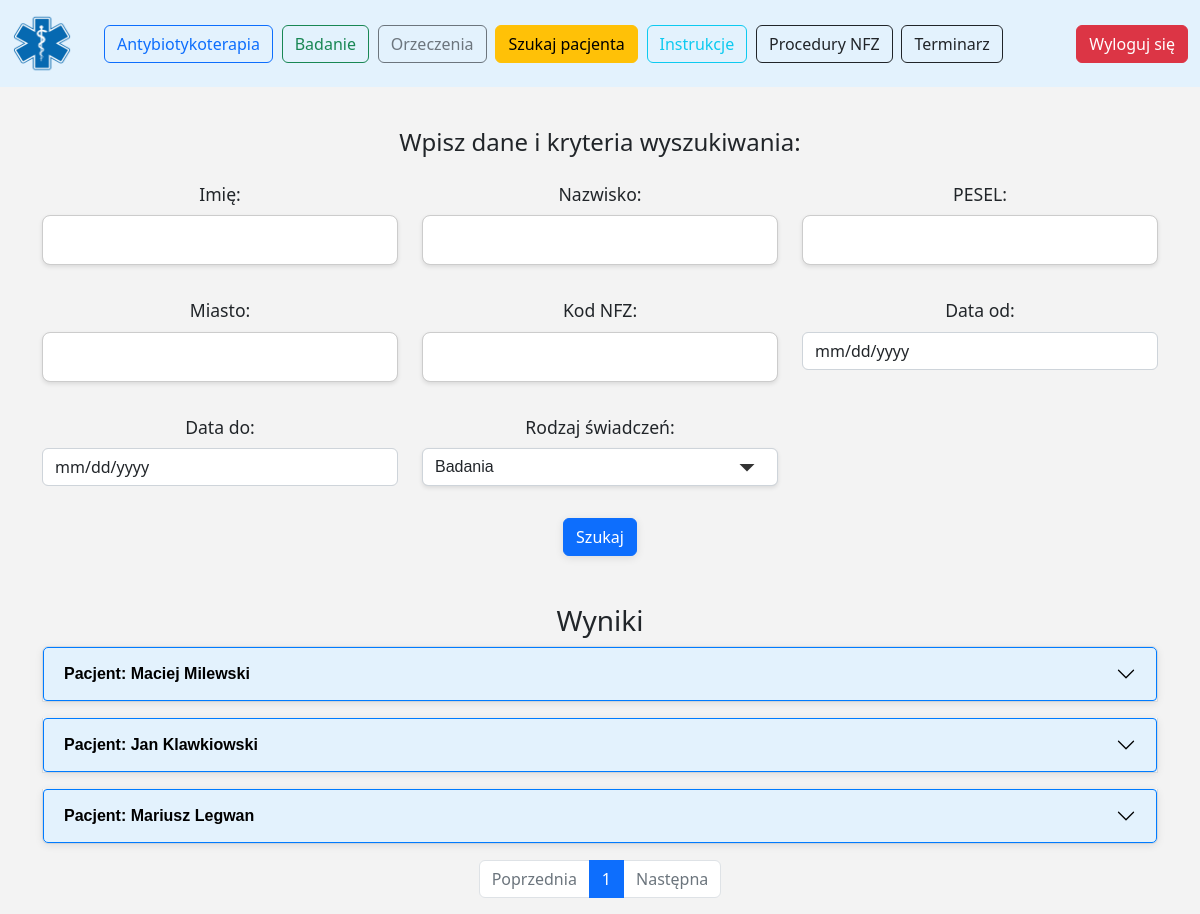
Screenshot of /patient (signed in) with the database file from the repository.
### app/models.py (models this page shows)
class Patient(db.Model):
    __tablename__ = 'patient'
    id = db.Column(db.Integer, primary_key=True)
    first_name = db.Column(db.String(50), nullable=False)
    surname = db.Column(db.String(50), nullable=False)
    pesel = db.Column(db.String(11), unique=True, nullable=False)
    gender = db.Column(db.String(10), nullable=False)
    state = db.Column(db.String(50))
    city = db.Column(db.String(50))
    street = db.Column(db.String(50))
    apartment_number = db.Column(db.String(10))
    visits = db.relationship('Visit', backref='patient', lazy='select')
    audiograms = db.relationship('Audiogram', backref='patient', lazy='select')
    certificates = db.relationship('MedicalCertificate', backref='patient', lazy=True)

### app/routes/patient.py (the view)
@patient_bp.route('/patient', methods=['GET', 'POST'])
@login_required
def patient_main():
    try:
        current_page = int(request.args.get('page', 1))
        visit_page = int(request.args.get('visit_page', 1))
        certificate_page = int(request.args.get('certificate_page', 1))
        search_mode = request.form.get('search_mode', 'visit')
        if request.args.get('search_mode'):
            search_mode = request.args.get('search_mode')
        filters = []
        joins_required = False
        search_what_prefix = ""
        first_name = request.form.get('first_name')
        surname = request.form.get('surname')
        pesel = request.form.get('pesel')
        city = request.form.get('city')
        start_date = request.form.get('start_date')
        end_date = request.form.get('end_date')
        if first_name:
            filters.append(Patient.first_name.ilike(f"%{first_name}%"))
            search_what_prefix += f"{first_name} "
        if surname:
            filters.append(Patient.surname.ilike(f"%{surname}%"))
            search_what_prefix += f"{surname} "
        if pesel:
            filters.append(Patient.pesel == pesel)
            search_what_prefix += f"{pesel} "
        if city:
            filters.append(Patient.city.ilike(f"%{city}%"))
            search_what_prefix += f"{city} "
        if start_date and end_date:
            filters.append(Visit.examination_date.between(start_date, end_date))
            search_what_prefix += f"{start_date} - {end_date} "
            joins_required = True
        visit_query = (
            db.session.query(Patient.id)
            .join(Visit, Visit.patient_id == Patient.id)  # Jawne łączenie
            .filter(Visit.user_id == current_user.id, Visit.is_active == True)
        )
        certificate_query = (
            db.session.query(Patient.id)
            .join(MedicalCertificate, MedicalCertificate.patient_id == Patient.id)  # Jawne łączenie
            .filter(MedicalCertificate.user_id == current_user.id, MedicalCertificate.is_active == True)
        )
        patient_ids = visit_query.union(certificate_query).subquery()
        query = db.session.query(Patient).filter(Patient.id.in_(db.session.query(patient_ids)))
        if filters:
            query = query.filter(*filters)
        total_patients = query.count()
        total_pages = ceil(total_patients / ITEMS_PER_PAGE)
        patients = (
            query.offset((current_page - 1) * ITEMS_PER_PAGE)
            .limit(ITEMS_PER_PAGE)
            .all()
        )
        for patient in patients:
            visit_query = (
                db.session.query(Visit)
                .outerjoin(Audiogram, Audiogram.visit_id == Visit.id)  # Audiogramy
                .filter(Visit.patient_id == patient.id, Visit.is_active == True)
                .options(db.contains_eager(Visit.audiograms))
            )
            total_visits = visit_query.count()
            visit_total_pages = ceil(total_visits / VISITS_PER_PAGE)
            visits = visit_query.offset((visit_page - 1) * VISITS_PER_PAGE).limit(VISITS_PER_PAGE).all()
            for visit in visits:
                visit.audiogram_data = (
                    db.session.query(Audiogram).filter_by(visit_id=visit.id).first()
                )
            patient.limited_visits = visits
            patient.visit_current_page = visit_page
            patient.visit_total_pages = visit_total_pages
            patient.visit_has_prev = visit_page > 1
            patient.visit_has_next = visit_page < visit_total_pages
            certificate_query = (
                db.session.query(MedicalCertificate)
                .filter_by(patient_id=patient.id, is_active=True)
            )
            total_certificates = certificate_query.count()
            certificate_total_pages = ceil(total_certificates / CERTIFICATES_PER_PAGE)
            patient.limited_medical_certificates = certificate_query.offset(
                (certificate_page - 1) * CERTIFICATES_PER_PAGE
            ).limit(CERTIFICATES_PER_PAGE).all()
            patient.certificate_current_page = certificate_page
            patient.certificate_total_pages = certificate_total_pages
            patient.certificate_has_prev = certificate_page > 1
            patient.certificate_has_next = certificate_page < certificate_total_pages
        return render_template(
            'patient.html',
            current_user=current_user.login,
            results=patients,
            current_page=current_page,
            total_pages=total_pages,
            has_prev=current_page > 1,
            has_next=current_page < total_pages,
            search_mode=search_mode,
            typ_badan_dict=typ_badan,
            search_what=search_what_prefix.strip(),
        )
    except Exception as e:
        logging.error(f"Error in patient_main: {e}")
        return abort(500)

### app/templates/patient.html (shortened to what this page needs)
<!DOCTYPE html>
<html lang="pl">
<head>
    <link rel="stylesheet" href="{{ url_for('static', filename='css/bootstrap.min.css') }}">
    <link rel="stylesheet" href="{{ url_for('static', filename='css/patient.css') }}">
    <link href="https://cdn.jsdelivr.net/npm/bootstrap-icons/font/bootstrap-icons.css" rel="stylesheet">
</head>
<body>
<div class="container-fluid">
    <div class="col-12 text-center">
        <div class="container col-12">
            <div class="row">
                <nav class="navbar fixed-top navbar-expand-lg navbar-light" style="background-color: #e3f2fd;">
                    <div class="container-fluid">
                        <a class="navbar-brand" href="#">
                            <img src="{{ url_for('static', filename='img/logo.png') }}" alt="" width="60" height="60"
                                 class="d-inline-block align-text-top">
                        </a>
                        <div class="collapse navbar-collapse" id="navbarSupportedContent">
                            <ul class="navbar-nav me-auto mb-2 mb-lg-0">
                                <li class="nav-item">
                                    <a class="btn btn-outline-primary" type="button"
                                       href="{{ url_for('antibiotic.antibiotic_main') }}">Antybiotykoterapia</a>
                                </li>
                                <li class="nav-item">
                                    <a class="btn btn-outline-success" type="button"
                                       href="{{ url_for('visit.main_form') }}">Badanie</a>
                                </li>
                                <li class="nav-item">
                                    <a class="btn btn-outline-secondary" type="button"
                                       href="{{ url_for('medical_certificate.medical_certificate_main') }}">Orzeczenia</a>
                                </li>
                                <li class="nav-item">
                                    <a class="btn btn-warning" type="button"
                                       href="{{ url_for('patient.patient_main') }}">Szukaj
                                        pacjenta</a>
                                </li>
                                <li class="nav-item">
                                    <a class="btn btn-outline-info" type="button"
                                       href="{{ url_for('instruction.instruction_main') }}">Instrukcje</a>
                                </li>
                                <li class="nav-item">
                                    <a class="btn btn-outline-dark" type="button"
                                       href="{{ url_for('procedure.procedure_main') }}">Procedury
                                        NFZ</a>
                                </li>
                                <li class="nav-item">
                                    <a class="btn btn-outline-dark" type="button"
                                       href="{{ url_for('schedule.schedule_main') }}">Terminarz</a>
                                </li>
                            </ul>
                            <a class="btn btn-danger" type="button" href="{{ url_for('auth.logout') }}">Wyloguj się</a>
                        </div>
                    </div>
                </nav>
            </div>
        </div>
        <div class="container mt-5 pt-5">
            <h4 class="mb-4">Wpisz dane i kryteria wyszukiwania:</h4>
            <form method="POST" action="{{ url_for('patient.patient_main') }}">
                <div class="row mb-3">
                    <div class="col-md-4">
                        <label for="first_name" class="form-label">Imię:</label>
                        <input type="text" class="form-control" id="first_name" name="first_name">
                    </div>
                    <div class="col-md-4">
                        <label for="surname" class="form-label">Nazwisko:</label>
                        <input type="text" class="form-control" id="surname" name="surname">
                    </div>
                    <div class="col-md-4">
                        <label for="pesel" class="form-label">PESEL:</label>
                        <input type="text" class="form-control" id="pesel" name="pesel">
                    </div>
                </div>
                <div class="row mb-3">
                    <div class="col-md-4">
                        <label for="city" class="form-label">Miasto:</label>
                        <input type="text" class="form-control" id="city" name="city">
                    </div>
                    <div class="col-md-4">
                        <label for="nfz_info" class="form-label">Kod NFZ:</label>
                        <input type="text" class="form-control" id="nfz_info" name="nfz_info">
                    </div>
                    <div class="col-md-4">
                        <label for="start_date" class="form-label">Data od:</label>
                        <input type="date" class="form-control" id="start_date" name="start_date">
                    </div>
                </div>
                <div class="row mb-3">
                    <div class="col-md-4">
                        <label for="end_date" class="form-label">Data do:</label>
                        <input type="date" class="form-control" id="end_date" name="end_date">
                    </div>
                    <div class="col-md-4">
                        <label for="search_mode" class="form-label">Rodzaj świadczeń:</label>
                        <select class="form-control" id="search_mode" name="search_mode">
                            <option value="visit" selected>Badania</option>
                        </select>
                    </div>
                </div>
                <button type="submit" class="btn btn-primary">Szukaj</button>
            </form>
            {% if results is not none %}
                {% if results %}
                    <h3 class="mt-5">Wyniki</h3>
                    <div id="results-pagination">
                        <div class="accordion" id="patientsAccordion">
                            {% for patient in results %}
                                <div class="accordion-item">
                                    <h2 class="accordion-header" id="heading{{ loop.index }}">
                                        <button class="accordion-button collapsed" type="button"
                                                data-bs-toggle="collapse"
                                                data-bs-target="#collapse{{ loop.index }}" aria-expanded="false"
                                                aria-controls="collapse{{ loop.index }}">
                                            Pacjent: {{ patient.first_name }} {{ patient.surname }}
                                        </button>
                                    </h2>
                                </div>
                            {% endfor %}
                        </div>
                    </div>
                {% else %}
                    <p class="mt-5">Brak wyników wyszukiwania dla '{{ search_what }}'</p>
                {% endif %}
            {% endif %}
            <nav aria-label="Page navigation">
                <ul class="pagination justify-content-center">
                    <li class="page-item {% if not has_prev %}disabled{% endif %}">
                        <a class="page-link"
                           href="{{ url_for('patient.patient_main', page=current_page - 1) }}">Poprzednia</a>
                    </li>
                    {% for page_num in range(1, total_pages + 1) %}
                        <li class="page-item {% if page_num == current_page %}active{% endif %}">
                            <a class="page-link"
                               href="{{ url_for('patient.patient_main', page=page_num) }}">{{ page_num }}</a>
                        </li>
                    {% endfor %}
                    <li class="page-item {% if not has_next %}disabled{% endif %}">
                        <a class="page-link"
                           href="{{ url_for('patient.patient_main', page=current_page + 1) }}">Następna</a>
                    </li>
                </ul>
            </nav>
        </div>
    </div>
</div>
</body>
</html>

### app/static/css/patient.css (style rules this page uses)
body { font-family: system-ui; font-size: 1rem; font-weight: 400; margin: 1rem; padding: 0; box-sizing: border-box; background-color: #f3f3f3; }
.text-center { margin-top: 2rem; font-size: 1.1rem; font-weight: 400; }
input[type="text"], input[type="email"], input[type="password"], textarea, select { width: 100%; padding: 0.75rem; margin-bottom: 1rem; font-family: 'Verdana', sans-serif; font-size: 1rem; font-weight: 400; color: #333; background-color: #ffffff; border: 1px solid #cccccc; border-radius: 8px; box-shadow: 0 2px 4px rgba(0, 0, 0, 0.1); box-sizing: border-box; }
button, input[type="submit"] { font-family: 'Verdana', sans-serif; font-size: 1rem; font-weight: 400; color: #ffffff; background-color: #007bff; border: none; padding: 0.75rem 1.5rem; text-align: center; border-radius: 8px; cursor: pointer; box-shadow: 0 2px 8px rgba(0, 0, 0, 0.1); transition: background-color 0.3s ease, box-shadow 0.3s ease; }
select { appearance: none; background-color: #ffffff; background-repeat: no-repeat; background-position: right 0.75rem center; padding-right: 2.5rem; }
.accordion-button { background-color: #e3f2fd; color: #000; font-weight: bold; border: 1px solid #007bff; border-radius: 4px; }
.accordion-item { margin-bottom: 1rem; }

### rows the page displays
Patient: first_name "Maciej", surname "Milewski"
Patient: first_name "Jan", surname "Klawkiowski"
Patient: first_name "Mariusz", surname "Legwan"

### other values shown
{{ page_num }} "1"
